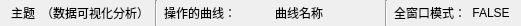
<?xml version="1.0" encoding="UTF-8"?>
<ui version="4.0">
 <class>StatusBarWidget</class>
 <widget class="QWidget" name="StatusBarWidget">
  <property name="geometry">
   <rect>
    <x>0</x>
    <y>0</y>
    <width>521</width>
    <height>26</height>
   </rect>
  </property>
  <property name="windowTitle">
   <string>Form</string>
  </property>
  <layout class="QHBoxLayout" name="horizontalLayout" stretch="0,0,0,0,0,0">
   <property name="topMargin">
    <number>0</number>
   </property>
   <property name="bottomMargin">
    <number>0</number>
   </property>
   <item>
    <layout class="QGridLayout" name="gridLayout">
     <item row="0" column="0">
      <widget class="QLabel" name="label">
       <property name="text">
        <string>主题</string>
       </property>
       <property name="alignment">
        <set>Qt::AlignCenter</set>
       </property>
      </widget>
     </item>
     <item row="0" column="1">
      <widget class="QLabel" name="label_theme">
       <property name="text">
        <string>（数据可视化分析）</string>
       </property>
      </widget>
     </item>
    </layout>
   </item>
   <item>
    <widget class="Line" name="line">
     <property name="orientation">
      <enum>Qt::Vertical</enum>
     </property>
    </widget>
   </item>
   <item>
    <widget class="QLabel" name="label_2">
     <property name="text">
      <string>操作的曲线：</string>
     </property>
    </widget>
   </item>
   <item>
    <widget class="QLabel" name="label_customName">
     <property name="styleSheet">
      <string notr="true"/>
     </property>
     <property name="text">
      <string>曲线名称</string>
     </property>
    </widget>
   </item>
   <item>
    <widget class="Line" name="line_2">
     <property name="orientation">
      <enum>Qt::Vertical</enum>
     </property>
    </widget>
   </item>
   <item>
    <layout class="QGridLayout" name="gridLayout_2">
     <item row="0" column="1">
      <widget class="QLabel" name="label_WinMode">
       <property name="text">
        <string>全窗口模式：</string>
       </property>
       <property name="alignment">
        <set>Qt::AlignCenter</set>
       </property>
      </widget>
     </item>
     <item row="0" column="2">
      <widget class="QLabel" name="label_WinModeStart">
       <property name="styleSheet">
        <string notr="true"/>
       </property>
       <property name="text">
        <string>FALSE</string>
       </property>
       <property name="alignment">
        <set>Qt::AlignCenter</set>
       </property>
      </widget>
     </item>
    </layout>
   </item>
  </layout>
 </widget>
 <resources/>
 <connections/>
</ui>
